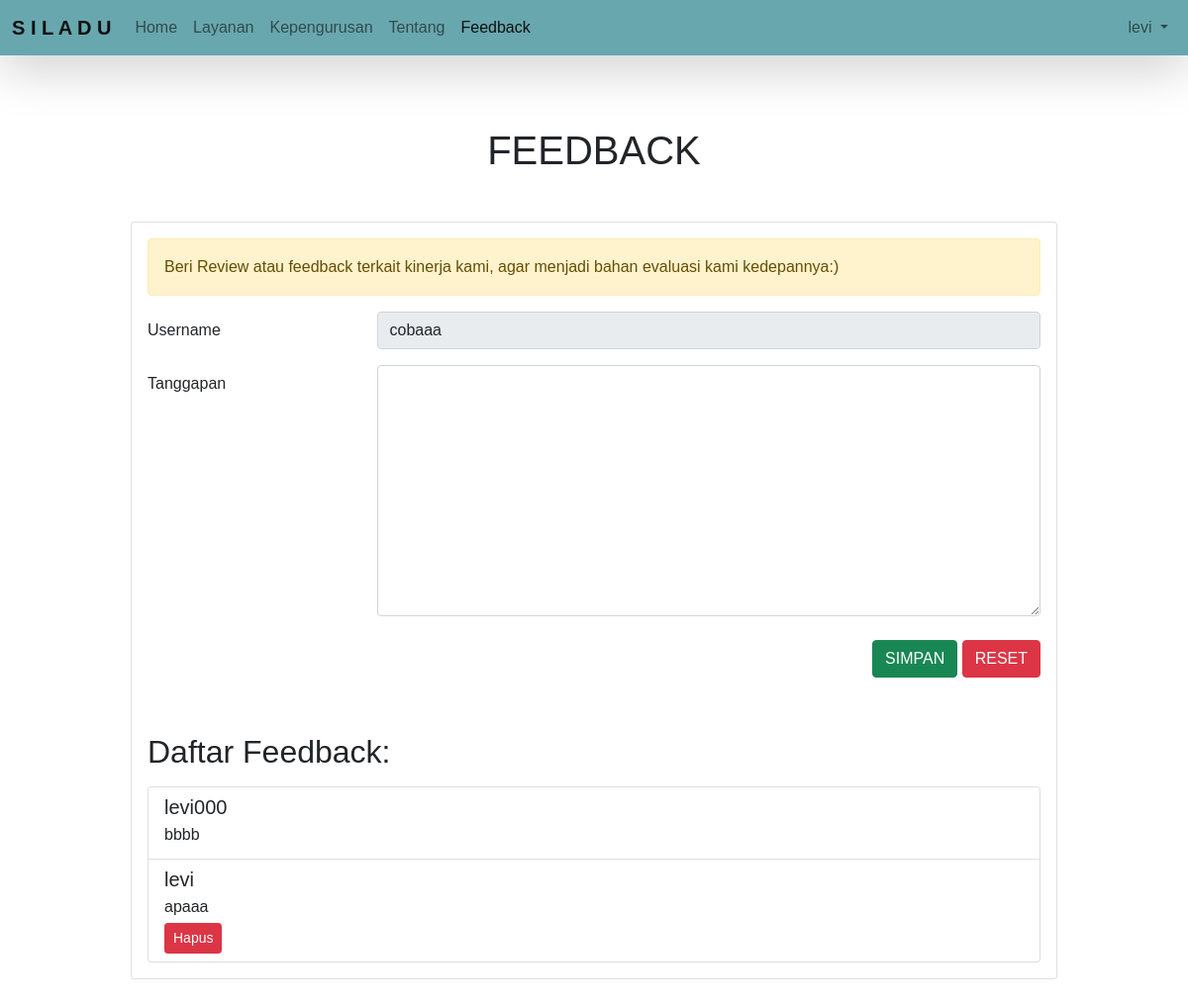
Screenshot of /pengguna/feedback.php (signed in) with the database file from the repository.
### tables this page shows
CREATE TABLE `user` (
  `username` varchar(20) NOT NULL,
  `password` varchar(255) NOT NULL,
  `nama` varchar(50) NOT NULL,
  `email` varchar(50) NOT NULL,
  `alamat` text NOT NULL,
  `tlp` varchar(15) NOT NULL,
  `level` enum('admin','petugas','warga') NOT NULL,
  `nip` varchar(18) NOT NULL
);

CREATE TABLE `feedback` (
  `id` int(11) NOT NULL,
  `userId` varchar(100) NOT NULL,
  `tanggapan` text NOT NULL
);

### pengguna/feedback.php (the view, shortened to what this page needs)
<?php
include "../koneksi.php";
$query_feedback = "SELECT * FROM feedback";
$result_feedback = $koneksi->query($query_feedback);
?>
<!DOCTYPE html>
<html lang="en">
<head>
    <link rel="stylesheet" href="https://cdnjs.cloudflare.com/ajax/libs/font-awesome/6.1.1/css/all.min.css">
    <link rel="stylesheet" href="https://cdn.jsdelivr.net/npm/bootstrap@5.0.2/dist/css/bootstrap.min.css" rel="stylesheet">
</head>
<body>
    <nav class="navbar navbar-expand-lg navbar-light shadow-lg fixed-top" style="background-color: #68A7AD;">
        <div class="container-fluid">
            <a class="navbar-brand" href="../home.php">S I L A D U</a>
            <div class="collapse navbar-collapse" id="navbarText">
                <ul class="navbar-nav me-auto mb-2 mb-lg-0">
                    <li class="nav-item">
                        <a class="nav-link" aria-current="page" href="../home.php">Home</a>
                    </li>
                    <li class="nav-item layanan">
                        <a class="nav-link" href="#" aria-current="page">Layanan</a>
                    </li>
                    <li class="nav-item kepengurusan">
                        <a class="nav-link" aria-current="page" href="../petugas/kepengurusan/staff.php">Kepengurusan</a>
                    </li>
                    <li class="nav-item about">
                        <a class="nav-link" href="../home.php#tentang">Tentang</a>
                    </li>
                    <li class="nav-item feedback">
                        <a class="nav-link active" href="../pengguna/feedback.php">Feedback</a>
                    </li>
                </ul>
                <span class="navbar-profile">
                    <ul class="navbar-nav me-auto mb-2 mb-lg-0">
                        <li class="nav-item dropdown">
                            <a class="nav-link dropdown-toggle" href="#" id="navbarDropdownMenuLink" role="button" data-bs-toggle="dropdown" aria-expanded="false">
                                <?php $username = $_SESSION['username'];
                                echo "$username"; ?>
                            </a>
                        </li>
                    </ul>
                </span>
            </div>
        </div>
    </nav>
    <div class="container-fluid kinerja">
        <h1 class="pt-5">FEEDBACK</h1>
        <div class="card-wrap mt-5">
            <div class="card request-form">
                <div class="card-body">
                    <div class="alert alert-warning" role="alert">
                        Beri Review atau feedback terkait kinerja kami, agar menjadi bahan evaluasi kami kedepannya:)
                    </div>
                    <form action="" method="POST" enctype="multipart/form-data">
                        <?php
                        $a = mysqli_query($koneksi, "select * from user where username='$_SESSION[username]'");
                        $tampil = mysqli_fetch_array($a);
                        ?>
                        <div class="mb-3 row">
                            <label class="col-sm-3 col-form-label text-start">Username</label>
                            <div class="col-sm-9 ">
                                <input type="text" class="form-control" name="username" value="<?= $tampil['nama'] ?>" disabled>
                            </div>
                        </div>
                        <div class="mb-3 row">
                            <label class="col-sm-3 col-form-label text-start">Tanggapan</label>
                            <div class="col-sm-9 ">
                                <textarea class="form-control" name="tanggapan" cols="30" rows="10"></textarea>
                            </div>
                        </div>
                        <div class="button-align text-end">
                            <button type="submit" name="simpan" class="btn btn-success">SIMPAN</button>
                            <button type="reset" name="reset" class="btn btn-danger">RESET</button>
                        </div>
                    </form>
                    <?php if ($_SESSION['level'] == 'petugas' || $_SESSION['level'] == 'warga') { ?>
                        <h2 class="mt-5">Daftar Feedback:</h2>
                        <div class="list-group mt-3">
                            <?php while ($row = mysqli_fetch_assoc($result_feedback)) { ?>
                                <div class="list-group-item list-group-item-action">
                                    <div class="d-flex w-100 justify-content-between">
                                        <h5 class="mb-1"><?= $row['userId'] ?></h5>
                                    </div>
                                    <p class="mb-1"><?= $row['tanggapan'] ?></p>
                                    <?php $isOwner = $row['userId'] == $username = $_SESSION['username']; ?>
                                    <?php if ($isOwner) { ?>
                                        <a href="?hapus=<?= $row['id'] ?>" class="btn btn-danger btn-sm">Hapus</a>
                                    <?php } ?>
                                </div>
                            <?php } ?>
                        </div>
                    <?php } ?>
                </div>
            </div>
        </div>
    </div>
    <br><br><br>
</body>
</html>

### pengguna/feedback.php (style rules this page uses)
h1 { margin-top: 80px; text-align: center; }
body { font-family: 'Poppins', sans-serif; }
button { background-color: #2d2d44; color: white; padding: 14px 20px; margin: 8px 0; border: none; border-radius: 5px; cursor: pointer; }
.navbar-brand { font-weight: bold; color: #cdc2ae; }
.kinerja { width: 80%; }

### rows the page displays
user: username "cobaaa"
feedback: userId "levi000", tanggapan "bbbb"
feedback: userId "levi", tanggapan "apaaa"

### other values shown
$username "levi"
